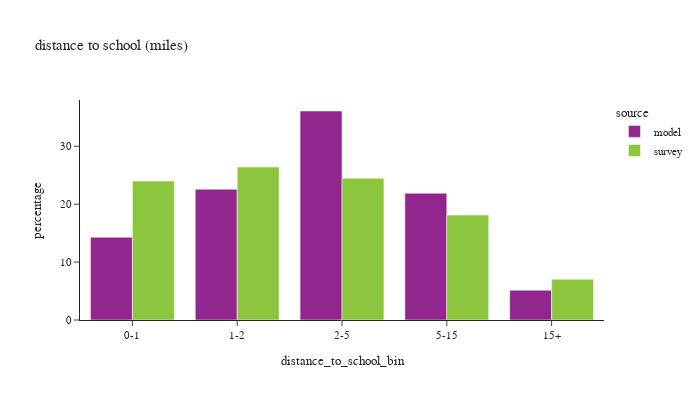

Notebook cell for this chart:
### Code cell
def plot_distance(df:pd.DataFrame, group:str, title_name:str):

    count = df.loc[(df['source']=='model') & (df[group]),['distance_to_school_bin']].value_counts()
    # print(f"model person count =\n"
    #       f"{count.sort_values()}")

    # plot1
    df_plot = df.loc[(df[group]) & (df['distance_to_school_bin'] != float('nan'))].groupby(['source','distance_to_school_bin'])['psexpfac'].sum().reset_index()
    df_plot['percentage'] = df_plot.groupby(['source'], group_keys=False)['psexpfac'].\
            apply(lambda x: 100 * x / float(x.sum()))
    # df_plot
    #
    fig1 = px.bar(df_plot, x='distance_to_school_bin', y="percentage", color="source", barmode="group",
                  title=title_name)
    fig1.for_each_annotation(lambda a: a.update(text = a.text.split("=")[-1]))
    fig1.update_layout(height=400, width=700, font=dict(size=11))
    fig1.show()

    # # plot2
    df_plot = df.loc[(df[group]) & (df['d_school_bin_60mi'].notna())].groupby(['source','d_school_bin_60mi'])['psexpfac'].sum().reset_index()
    df_plot['percentage'] = df_plot.groupby(['source'], group_keys=False)['psexpfac'].\
                apply(lambda x: 100 * x / float(x.sum()))
    # df_plot
    #
    fig2 = px.line(df_plot, x='d_school_bin_60mi', y="percentage", color="source",
                   title=title_name)
    fig2.for_each_annotation(lambda a: a.update(text = a.text.split("=")[-1]))
    fig2.update_layout(height=400, width=700, font=dict(size=11))
    fig2.show()

# distance to work
plot_distance(df_students,'pstyp',"distance to school (miles)")

### Figure 1 — Plotly figure (JSON) as saved in the notebook; plotly's stock layout.template omitted (floating-point values rounded to 4 significant figures)
{"data": [{"alignmentgroup": "True", "hovertemplate": "source=model<br>distance_to_school_bin=%{x}<br>percentage=%{y}<extra></extra>", "legendgroup": "model", "marker": {"color": "#91268F", "pattern": {"shape": ""}}, "name": "model", "offsetgroup": "model", "orientation": "v", "showlegend": true, "textposition": "auto", "type": "bar", "x": ["0-1", "1-2", "2-5", "5-15", "15+"], "xaxis": "x", "y": [14.29, 22.58, 36.09, 21.9, 5.148], "yaxis": "y"}, {"alignmentgroup": "True", "hovertemplate": "source=survey<br>distance_to_school_bin=%{x}<br>percentage=%{y}<extra></extra>", "legendgroup": "survey", "marker": {"color": "#8CC63E", "pattern": {"shape": ""}}, "name": "survey", "offsetgroup": "survey", "orientation": "v", "showlegend": true, "textposition": "auto", "type": "bar", "x": ["0-1", "1-2", "2-5", "5-15", "15+"], "xaxis": "x", "y": [23.99, 26.4, 24.47, 18.11, 7.028], "yaxis": "y"}], "layout": {"barmode": "group", "font": {"size": 11}, "height": 400, "legend": {"title": {"text": "source"}, "tracegroupgap": 0}, "title": {"text": "distance to school (miles)"}, "width": 700, "xaxis": {"anchor": "y", "domain": [0.0, 1.0], "title": {"text": "distance_to_school_bin"}}, "yaxis": {"anchor": "x", "domain": [0.0, 1.0], "title": {"text": "percentage"}}}}
